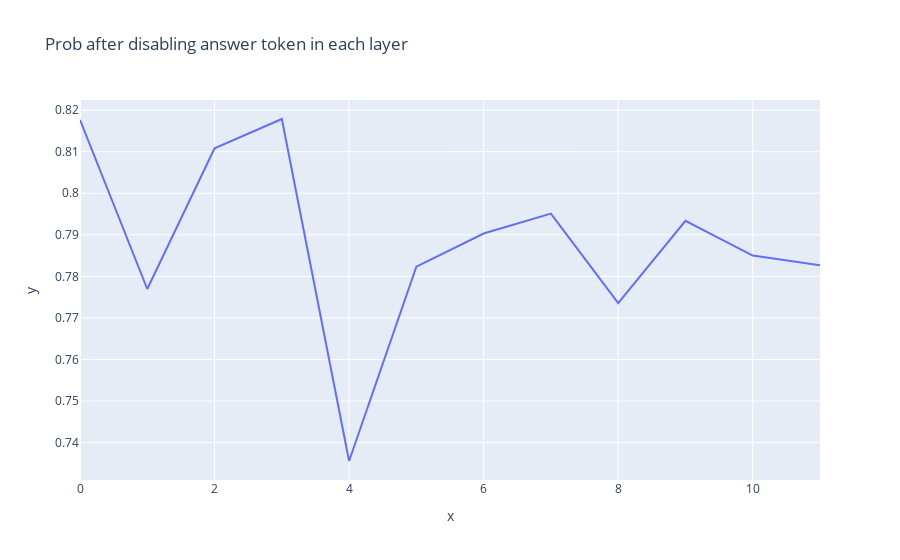

Notebook source saved alongside this figure:
### Code cell
scores = []
for layer in model.blocks:
    layer.attn.codebook_layer.codebook[0].hook_kwargs["disable_topk"] = 100
    layer.attn.codebook_layer.codebook[0].hook_kwargs["disable_for_tkns"] = [7]
#     mod_logits, mod_cache = model.run_with_cache(tokens)
    mod_logits = model(tokens)
    layer.attn.codebook_layer.codebook[0].hook_kwargs["disable_topk"] = 0
    layer.attn.codebook_layer.codebook[0].hook_kwargs["disable_for_tkns"] = 'all'
    prob_score, _, _ = logits_to_mean_prob(mod_logits, answer_tokens, last_token)
    scores.append(prob_score.detach().cpu().numpy())

line(scores, title="Prob after disabling answer token in each layer")

### Figure 1 — Plotly figure (JSON) as saved in the notebook; plotly's stock layout.template omitted (floating-point values rounded to 4 significant figures)
{"data": [{"hovertemplate": "x=%{x}<br>y=%{y}<extra></extra>", "legendgroup": "", "line": {"color": "#636efa", "dash": "solid"}, "marker": {"symbol": "circle"}, "mode": "lines", "name": "", "orientation": "v", "showlegend": false, "type": "scatter", "x": [0, 1, 2, 3, 4, 5, 6, 7, 8, 9, 10, 11], "xaxis": "x", "y": [0.8176, 0.777, 0.8108, 0.8179, 0.7356, 0.7823, 0.7903, 0.7951, 0.7736, 0.7934, 0.785, 0.7827], "yaxis": "y"}], "layout": {"legend": {"tracegroupgap": 0}, "title": {"text": "Prob after disabling answer token in each layer"}, "xaxis": {"anchor": "y", "domain": [0, 1], "title": {"text": "x"}}, "yaxis": {"anchor": "x", "domain": [0, 1], "title": {"text": "y"}}}}
